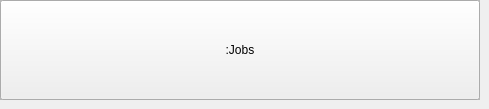
      <widget class="QWidget" name="legacyVisuals">
       <property name="visible">
        <bool>false</bool>
       </property>
       <widget class="QLabel" name="label">
        <property name="text">
         <string>sec</string>
        </property>
        <property name="geometry">
         <rect>
          <x>0</x>
          <y>0</y>
          <width>480</width>
          <height>100</height>
         </rect>
        </property>
       </widget>
       <widget class="QLabel" name="label_2">
        <property name="text">
         <string>Thread delay:</string>
        </property>
        <property name="geometry">
         <rect>
          <x>0</x>
          <y>0</y>
          <width>480</width>
          <height>100</height>
         </rect>
        </property>
       </widget>
       <widget class="QLabel" name="MaxBrutingThrLabel">
        <property name="text">
         <string>Max bruting
 threads:</string>
        </property>
        <property name="geometry">
         <rect>
          <x>0</x>
          <y>0</y>
          <width>480</width>
          <height>100</height>
         </rect>
        </property>
       </widget>
       <widget class="Line" name="line">
        <property name="windowModality">
         <enum>Qt::NonModal</enum>
        </property>
        <property name="autoFillBackground">
         <bool>false</bool>
        </property>
        <property name="frameShadow">
         <enum>QFrame::Plain</enum>
        </property>
        <property name="orientation">
         <enum>Qt::Horizontal</enum>
        </property>
        <property name="geometry">
         <rect>
          <x>0</x>
          <y>0</y>
          <width>480</width>
          <height>100</height>
         </rect>
        </property>
       </widget>
       <widget class="QLabel" name="labelThreads">
        <property name="text">
         <string>⇉:</string>
        </property>
        <property name="geometry">
         <rect>
          <x>0</x>
          <y>0</y>
          <width>480</width>
          <height>100</height>
         </rect>
        </property>
       </widget>
       <widget class="QLabel" name="labelTargetsLeft">
        <property name="text">
         <string>⌾:</string>
        </property>
        <property name="geometry">
         <rect>
          <x>0</x>
          <y>0</y>
          <width>480</width>
          <height>100</height>
         </rect>
        </property>
       </widget>
       <widget class="Line" name="line_2">
        <property name="windowModality">
         <enum>Qt::NonModal</enum>
        </property>
        <property name="autoFillBackground">
         <bool>false</bool>
        </property>
        <property name="frameShadow">
         <enum>QFrame::Plain</enum>
        </property>
        <property name="orientation">
         <enum>Qt::Horizontal</enum>
        </property>
        <property name="geometry">
         <rect>
          <x>0</x>
          <y>0</y>
          <width>480</width>
          <height>100</height>
         </rect>
        </property>
       </widget>
       <widget class="QGraphicsView" name="graphicLog">
        <property name="verticalScrollBarPolicy">
         <enum>Qt::ScrollBarAlwaysOff</enum>
        </property>
        <property name="horizontalScrollBarPolicy">
         <enum>Qt::ScrollBarAlwaysOff</enum>
        </property>
        <property name="geometry">
         <rect>
          <x>0</x>
          <y>0</y>
          <width>480</width>
          <height>100</height>
         </rect>
        </property>
       </widget>
       <widget class="QLabel" name="RedLabel">
        <property name="enabled">
         <bool>true</bool>
        </property>
        <property name="text">
         <string />
        </property>
        <property name="geometry">
         <rect>
          <x>0</x>
          <y>0</y>
          <width>480</width>
          <height>100</height>
         </rect>
        </property>
       </widget>
       <widget class="QLabel" name="YellowLabel">
        <property name="text">
         <string />
        </property>
        <property name="geometry">
         <rect>
          <x>0</x>
          <y>0</y>
          <width>480</width>
          <height>100</height>
         </rect>
        </property>
       </widget>
       <widget class="QLabel" name="GreenLabel">
        <property name="text">
         <string />
        </property>
        <property name="geometry">
         <rect>
          <x>0</x>
          <y>0</y>
          <width>480</width>
          <height>100</height>
         </rect>
        </property>
       </widget>
       <widget class="QLabel" name="BlueLabel">
        <property name="text">
         <string />
        </property>
        <property name="geometry">
         <rect>
          <x>0</x>
          <y>0</y>
          <width>480</width>
          <height>100</height>
         </rect>
        </property>
       </widget>
       <widget class="QLabel" name="CyanLabel">
        <property name="text">
         <string />
        </property>
        <property name="geometry">
         <rect>
          <x>0</x>
          <y>0</y>
          <width>480</width>
          <height>100</height>
         </rect>
        </property>
       </widget>
       <widget class="QLabel" name="PinkLabel">
        <property name="text">
         <string />
        </property>
        <property name="geometry">
         <rect>
          <x>0</x>
          <y>0</y>
          <width>480</width>
          <height>100</height>
         </rect>
        </property>
       </widget>
       <widget class="QLabel" name="labelAnomaly">
        <property name="layoutDirection">
         <enum>Qt::RightToLeft</enum>
        </property>
        <property name="text">
         <string>Cameras</string>
        </property>
        <property name="textFormat">
         <enum>Qt::AutoText</enum>
        </property>
        <property name="geometry">
         <rect>
          <x>0</x>
          <y>0</y>
          <width>480</width>
          <height>100</height>
         </rect>
        </property>
       </widget>
       <widget class="QLabel" name="labelBA">
        <property name="text">
         <string>Basic Auth</string>
        </property>
        <property name="geometry">
         <rect>
          <x>0</x>
          <y>0</y>
          <width>480</width>
          <height>100</height>
         </rect>
        </property>
       </widget>
       <widget class="QLabel" name="labelFiltered">
        <property name="text">
         <string>Other</string>
        </property>
        <property name="geometry">
         <rect>
          <x>0</x>
          <y>0</y>
          <width>480</width>
          <height>100</height>
         </rect>
        </property>
       </widget>
       <widget class="QLabel" name="labelBads">
        <property name="text">
         <string>--</string>
        </property>
        <property name="geometry">
         <rect>
          <x>0</x>
          <y>0</y>
          <width>480</width>
          <height>100</height>
         </rect>
        </property>
       </widget>
       <widget class="QLabel" name="labelOverloads">
        <property name="text">
         <string>Overloads</string>
        </property>
        <property name="geometry">
         <rect>
          <x>0</x>
          <y>0</y>
          <width>480</width>
          <height>100</height>
         </rect>
        </property>
       </widget>
       <widget class="QLabel" name="labelLowloads">
        <property name="text">
         <string>--</string>
        </property>
        <property name="geometry">
         <rect>
          <x>0</x>
          <y>0</y>
          <width>480</width>
          <height>100</height>
         </rect>
        </property>
       </widget>
       <widget class="QPushButton" name="logoLabel">
        <property name="text">
         <string />
        </property>
        <property name="icon">
         <iconset resource="nesca_3.qrc">
          <normaloff>:/nesca_3/nesca.ico</normaloff>:/nesca_3/nesca.ico</iconset>
        </property>
        <property name="geometry">
         <rect>
          <x>0</x>
          <y>0</y>
          <width>480</width>
          <height>100</height>
         </rect>
        </property>
       </widget>
       <widget class="QLabel" name="WhiteLabel">
        <property name="text">
         <string />
        </property>
        <property name="geometry">
         <rect>
          <x>0</x>
          <y>0</y>
          <width>480</width>
          <height>100</height>
         </rect>
        </property>
       </widget>
       <widget class="QLabel" name="labelAlives">
        <property name="text">
         <string>Alive</string>
        </property>
        <property name="geometry">
         <rect>
          <x>0</x>
          <y>0</y>
          <width>480</width>
          <height>100</height>
         </rect>
        </property>
       </widget>
       <widget class="QGraphicsView" name="graphicLog_2">
        <property name="verticalScrollBarPolicy">
         <enum>Qt::ScrollBarAlwaysOff</enum>
        </property>
        <property name="horizontalScrollBarPolicy">
         <enum>Qt::ScrollBarAlwaysOff</enum>
        </property>
        <property name="renderHints">
         <set>QPainter::Antialiasing|QPainter::TextAntialiasing</set>
        </property>
        <property name="cacheMode">
         <set>QGraphicsView::CacheNone</set>
        </property>
        <property name="geometry">
         <rect>
          <x>0</x>
          <y>0</y>
          <width>480</width>
          <height>100</height>
         </rect>
        </property>
       </widget>
       <widget class="QPushButton" name="me2ScanBut">
        <property name="text">
         <string>:ME2 mode</string>
        </property>
        <property name="geometry">
         <rect>
          <x>0</x>
          <y>0</y>
          <width>480</width>
          <height>100</height>
         </rect>
        </property>
       </widget>
       <widget class="QPushButton" name="QoSScanBut">
        <property name="text">
         <string>:QoS  mode</string>
        </property>
        <property name="geometry">
         <rect>
          <x>0</x>
          <y>0</y>
          <width>480</width>
          <height>100</height>
         </rect>
        </property>
       </widget>
       <widget class="QGraphicsView" name="graphicDelim">
        <property name="verticalScrollBarPolicy">
         <enum>Qt::ScrollBarAlwaysOff</enum>
        </property>
        <property name="horizontalScrollBarPolicy">
         <enum>Qt::ScrollBarAlwaysOff</enum>
        </property>
        <property name="geometry">
         <rect>
          <x>0</x>
          <y>0</y>
          <width>480</width>
          <height>100</height>
         </rect>
        </property>
       </widget>
       <widget class="QGraphicsView" name="graphicLog_Upper">
        <property name="verticalScrollBarPolicy">
         <enum>Qt::ScrollBarAlwaysOff</enum>
        </property>
        <property name="horizontalScrollBarPolicy">
         <enum>Qt::ScrollBarAlwaysOff</enum>
        </property>
        <property name="renderHints">
         <set>QPainter::TextAntialiasing</set>
        </property>
        <property name="cacheMode">
         <set>QGraphicsView::CacheNone</set>
        </property>
        <property name="geometry">
         <rect>
          <x>0</x>
          <y>0</y>
          <width>480</width>
          <height>100</height>
         </rect>
        </property>
       </widget>
       <widget class="QPushButton" name="switcherBut">
        <property name="toolTip">
         <string>Brute activity</string>
        </property>
        <property name="whatsThis">
         <string>Brute activity</string>
        </property>
        <property name="text">
         <string>&lt;</string>
        </property>
        <property name="geometry">
         <rect>
          <x>0</x>
          <y>0</y>
          <width>480</width>
          <height>100</height>
         </rect>
        </property>
       </widget>
       <widget class="QGraphicsView" name="graphicActivityGrid">
        <property name="verticalScrollBarPolicy">
         <enum>Qt::ScrollBarAlwaysOff</enum>
        </property>
        <property name="horizontalScrollBarPolicy">
         <enum>Qt::ScrollBarAlwaysOff</enum>
        </property>
        <property name="renderHints">
         <set>QPainter::Antialiasing|QPainter::Antialiasing|QPainter::TextAntialiasing</set>
        </property>
        <property name="cacheMode">
         <set>QGraphicsView::CacheNone</set>
        </property>
        <property name="geometry">
         <rect>
          <x>0</x>
          <y>0</y>
          <width>480</width>
          <height>100</height>
         </rect>
        </property>
       </widget>
       <widget class="QGraphicsView" name="graphicActivity">
        <property name="verticalScrollBarPolicy">
         <enum>Qt::ScrollBarAlwaysOff</enum>
        </property>
        <property name="horizontalScrollBarPolicy">
         <enum>Qt::ScrollBarAlwaysOff</enum>
        </property>
        <property name="renderHints">
         <set>QPainter::Antialiasing|QPainter::Antialiasing|QPainter::TextAntialiasing</set>
        </property>
        <property name="cacheMode">
         <set>QGraphicsView::CacheNone</set>
        </property>
        <property name="geometry">
         <rect>
          <x>0</x>
          <y>0</y>
          <width>480</width>
          <height>100</height>
         </rect>
        </property>
       </widget>
       <widget class="QGraphicsView" name="graphicTextPlacer">
        <property name="verticalScrollBarPolicy">
         <enum>Qt::ScrollBarAlwaysOff</enum>
        </property>
        <property name="horizontalScrollBarPolicy">
         <enum>Qt::ScrollBarAlwaysOff</enum>
        </property>
        <property name="renderHints">
         <set>QPainter::Antialiasing</set>
        </property>
        <property name="cacheMode">
         <set>QGraphicsView::CacheNone</set>
        </property>
        <property name="geometry">
         <rect>
          <x>0</x>
          <y>0</y>
          <width>480</width>
          <height>100</height>
         </rect>
        </property>
       </widget>
       <widget class="QPushButton" name="VoiceScanBut">
        <property name="text">
         <string>:Voice mode</string>
        </property>
        <property name="geometry">
         <rect>
          <x>0</x>
          <y>0</y>
          <width>480</width>
          <height>100</height>
         </rect>
        </property>
       </widget>
       <widget class="QGraphicsView" name="graphicsVoice">
        <property name="verticalScrollBarPolicy">
         <enum>Qt::ScrollBarAlwaysOff</enum>
        </property>
        <property name="horizontalScrollBarPolicy">
         <enum>Qt::ScrollBarAlwaysOff</enum>
        </property>
        <property name="renderHints">
         <set>QPainter::TextAntialiasing</set>
        </property>
        <property name="cacheMode">
         <set>QGraphicsView::CacheNone</set>
        </property>
        <property name="geometry">
         <rect>
          <x>0</x>
          <y>0</y>
          <width>480</width>
          <height>100</height>
         </rect>
        </property>
       </widget>
       <widget class="QPushButton" name="secretMessageBut_1">
        <property name="text">
         <string />
        </property>
        <property name="geometry">
         <rect>
          <x>0</x>
          <y>0</y>
          <width>480</width>
          <height>100</height>
         </rect>
        </property>
       </widget>
       <widget class="QPushButton" name="secretMessageBut_2">
        <property name="text">
         <string />
        </property>
        <property name="geometry">
         <rect>
          <x>0</x>
          <y>0</y>
          <width>480</width>
          <height>100</height>
         </rect>
        </property>
       </widget>
       <widget class="QPushButton" name="secretMessageBut_3">
        <property name="text">
         <string />
        </property>
        <property name="geometry">
         <rect>
          <x>0</x>
          <y>0</y>
          <width>480</width>
          <height>100</height>
         </rect>
        </property>
       </widget>
       <widget class="QPushButton" name="secretMessageBut_4">
        <property name="text">
         <string />
        </property>
        <property name="geometry">
         <rect>
          <x>0</x>
          <y>0</y>
          <width>480</width>
          <height>100</height>
         </rect>
        </property>
       </widget>
       <widget class="QPushButton" name="secretMessageBut_5">
        <property name="text">
         <string />
        </property>
        <property name="geometry">
         <rect>
          <x>0</x>
          <y>0</y>
          <width>480</width>
          <height>100</height>
         </rect>
        </property>
       </widget>
       <widget class="QPushButton" name="secretMessageBut_6">
        <property name="text">
         <string />
        </property>
        <property name="geometry">
         <rect>
          <x>0</x>
          <y>0</y>
          <width>480</width>
          <height>100</height>
         </rect>
        </property>
       </widget>
       <widget class="QPushButton" name="secretMessageBut_7">
        <property name="text">
         <string />
        </property>
        <property name="geometry">
         <rect>
          <x>0</x>
          <y>0</y>
          <width>480</width>
          <height>100</height>
         </rect>
        </property>
       </widget>
       <widget class="QPushButton" name="secretMessageBut_8">
        <property name="text">
         <string />
        </property>
        <property name="geometry">
         <rect>
          <x>0</x>
          <y>0</y>
          <width>480</width>
          <height>100</height>
         </rect>
        </property>
       </widget>
       <widget class="QLabel" name="newMessageLabel">
        <property name="lineWidth">
         <number>1</number>
        </property>
        <property name="text">
         <string>New message</string>
        </property>
        <property name="wordWrap">
         <bool>false</bool>
        </property>
        <property name="geometry">
         <rect>
          <x>0</x>
          <y>0</y>
          <width>480</width>
          <height>100</height>
         </rect>
        </property>
       </widget>
       <widget class="QPushButton" name="PieStatBut">
        <property name="text">
         <string>:Pie statistics</string>
        </property>
        <property name="geometry">
         <rect>
          <x>0</x>
          <y>0</y>
          <width>480</width>
          <height>100</height>
         </rect>
        </property>
       </widget>
       <widget class="QLabel" name="DredLabel">
        <property name="text">
         <string />
        </property>
        <property name="geometry">
         <rect>
          <x>0</x>
          <y>0</y>
          <width>480</width>
          <height>100</height>
         </rect>
        </property>
       </widget>
       <widget class="QLabel" name="labelSSH">
        <property name="text">
         <string>SSH</string>
        </property>
        <property name="geometry">
         <rect>
          <x>0</x>
          <y>0</y>
          <width>480</width>
          <height>100</height>
         </rect>
        </property>
       </widget>
       <widget class="QLabel" name="rVerLabel">
        <property name="enabled">
         <bool>true</bool>
        </property>
        <property name="lineWidth">
         <number>1</number>
        </property>
        <property name="text">
         <string>Outdated version</string>
        </property>
        <property name="wordWrap">
         <bool>false</bool>
        </property>
        <property name="geometry">
         <rect>
          <x>0</x>
          <y>0</y>
          <width>480</width>
          <height>100</height>
         </rect>
        </property>
       </widget>
       <widget class="QGraphicsView" name="graphicsTest">
        <property name="verticalScrollBarPolicy">
         <enum>Qt::ScrollBarAlwaysOff</enum>
        </property>
        <property name="horizontalScrollBarPolicy">
         <enum>Qt::ScrollBarAlwaysOff</enum>
        </property>
        <property name="renderHints">
         <set>QPainter::TextAntialiasing</set>
        </property>
        <property name="cacheMode">
         <set>QGraphicsView::CacheNone</set>
        </property>
        <property name="geometry">
         <rect>
          <x>0</x>
          <y>0</y>
          <width>480</width>
          <height>100</height>
         </rect>
        </property>
       </widget>
       <widget class="QLabel" name="labelSaved">
        <property name="text">
         <string>✔:</string>
        </property>
        <property name="geometry">
         <rect>
          <x>0</x>
          <y>0</y>
          <width>480</width>
          <height>100</height>
         </rect>
        </property>
       </widget>
       <widget class="QPushButton" name="JobModeBut">
        <property name="toolTip">
         <string>IP range distribution</string>
        </property>
        <property name="whatsThis">
         <string>IP range distribution</string>
        </property>
        <property name="text">
         <string>:Jobs</string>
        </property>
        <property name="geometry">
         <rect>
          <x>0</x>
          <y>0</y>
          <width>480</width>
          <height>100</height>
         </rect>
        </property>
       </widget>
      </widget>
